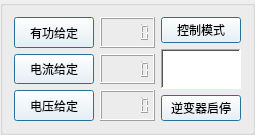
              <widget class="QGroupBox" name="groupBox_2">
               <property name="maximumSize">
                <size>
                 <width>370</width>
                 <height>200</height>
                </size>
               </property>
               <property name="title">
                <string/>
               </property>
               <layout class="QHBoxLayout" name="horizontalLayout_24">
                <item>
                 <layout class="QVBoxLayout" name="verticalLayout_16">
                  <item>
                   <widget class="QPushButton" name="set_Active_Power_Btn">
                    <property name="sizePolicy">
                     <sizepolicy hsizetype="Minimum" vsizetype="Minimum">
                      <horstretch>0</horstretch>
                      <verstretch>0</verstretch>
                     </sizepolicy>
                    </property>
                    <property name="maximumSize">
                     <size>
                      <width>100</width>
                      <height>50</height>
                     </size>
                    </property>
                    <property name="styleSheet">
                     <string notr="true">font: 12pt &quot;04b_21&quot;;
background-color: rgb(255, 255, 255);</string>
                    </property>
                    <property name="text">
                     <string>有功给定</string>
                    </property>
                    <property name="default">
                     <bool>true</bool>
                    </property>
                   </widget>
                  </item>
                  <item>
                   <widget class="QPushButton" name="set_Current_Btn">
                    <property name="sizePolicy">
                     <sizepolicy hsizetype="Minimum" vsizetype="Minimum">
                      <horstretch>0</horstretch>
                      <verstretch>0</verstretch>
                     </sizepolicy>
                    </property>
                    <property name="maximumSize">
                     <size>
                      <width>100</width>
                      <height>50</height>
                     </size>
                    </property>
                    <property name="styleSheet">
                     <string notr="true">font: 12pt &quot;04b_21&quot;;
background-color: rgb(255, 255, 255);</string>
                    </property>
                    <property name="text">
                     <string>电流给定</string>
                    </property>
                    <property name="default">
                     <bool>true</bool>
                    </property>
                   </widget>
                  </item>
                  <item>
                   <widget class="QPushButton" name="set_Voltage_Btn">
                    <property name="sizePolicy">
                     <sizepolicy hsizetype="Minimum" vsizetype="Minimum">
                      <horstretch>0</horstretch>
                      <verstretch>0</verstretch>
                     </sizepolicy>
                    </property>
                    <property name="maximumSize">
                     <size>
                      <width>100</width>
                      <height>50</height>
                     </size>
                    </property>
                    <property name="styleSheet">
                     <string notr="true">font: 12pt &quot;04b_21&quot;;
background-color: rgb(255, 255, 255);</string>
                    </property>
                    <property name="text">
                     <string>电压给定</string>
                    </property>
                    <property name="default">
                     <bool>true</bool>
                    </property>
                   </widget>
                  </item>
                 </layout>
                </item>
                <item>
                 <layout class="QVBoxLayout" name="verticalLayout_17">
                  <item>
                   <widget class="QLCDNumber" name="show_Power_Set">
                    <property name="maximumSize">
                     <size>
                      <width>100</width>
                      <height>50</height>
                     </size>
                    </property>
                    <property name="styleSheet">
                     <string notr="true">color: rgb(255, 255, 0);</string>
                    </property>
                    <property name="smallDecimalPoint">
                     <bool>true</bool>
                    </property>
                   </widget>
                  </item>
                  <item>
                   <widget class="QLCDNumber" name="show_Current_Set">
                    <property name="maximumSize">
                     <size>
                      <width>100</width>
                      <height>50</height>
                     </size>
                    </property>
                    <property name="styleSheet">
                     <string notr="true">color: rgb(255, 255, 0);</string>
                    </property>
                    <property name="smallDecimalPoint">
                     <bool>true</bool>
                    </property>
                   </widget>
                  </item>
                  <item>
                   <widget class="QLCDNumber" name="show_Voltage_Set">
                    <property name="maximumSize">
                     <size>
                      <width>100</width>
                      <height>50</height>
                     </size>
                    </property>
                    <property name="styleSheet">
                     <string notr="true">color: rgb(255, 255, 0);</string>
                    </property>
                    <property name="smallDecimalPoint">
                     <bool>true</bool>
                    </property>
                   </widget>
                  </item>
                 </layout>
                </item>
                <item>
                 <layout class="QVBoxLayout" name="verticalLayout_18">
                  <item>
                   <widget class="QPushButton" name="set_Control_Mode_Btn">
                    <property name="sizePolicy">
                     <sizepolicy hsizetype="Minimum" vsizetype="Minimum">
                      <horstretch>0</horstretch>
                      <verstretch>0</verstretch>
                     </sizepolicy>
                    </property>
                    <property name="maximumSize">
                     <size>
                      <width>100</width>
                      <height>50</height>
                     </size>
                    </property>
                    <property name="styleSheet">
                     <string notr="true">font: 12pt &quot;04b_21&quot;;
background-color: rgb(255, 255, 255);</string>
                    </property>
                    <property name="text">
                     <string>控制模式</string>
                    </property>
                    <property name="default">
                     <bool>true</bool>
                    </property>
                   </widget>
                  </item>
                  <item>
                   <widget class="QLabel" name="show_Control_Mode">
                    <property name="sizePolicy">
                     <sizepolicy hsizetype="Minimum" vsizetype="Minimum">
                      <horstretch>0</horstretch>
                      <verstretch>0</verstretch>
                     </sizepolicy>
                    </property>
                    <property name="maximumSize">
                     <size>
                      <width>100</width>
                      <height>40</height>
                     </size>
                    </property>
                    <property name="font">
                     <font>
                      <family>04b_21</family>
                      <pointsize>12</pointsize>
                      <weight>50</weight>
                      <italic>false</italic>
                      <bold>false</bold>
                     </font>
                    </property>
                    <property name="styleSheet">
                     <string notr="true">background-color: rgb(255, 255, 255);
font: 12pt &quot;04b_21&quot;;
color: rgb(0, 0, 0);</string>
                    </property>
                    <property name="frameShape">
                     <enum>QFrame::WinPanel</enum>
                    </property>
                    <property name="frameShadow">
                     <enum>QFrame::Sunken</enum>
                    </property>
                    <property name="text">
                     <string>&lt;html&gt;&lt;head/&gt;&lt;body&gt;&lt;p align=&quot;center&quot;&gt;&lt;br/&gt;&lt;/p&gt;&lt;/body&gt;&lt;/html&gt;</string>
                    </property>
                    <property name="alignment">
                     <set>Qt::AlignCenter</set>
                    </property>
                   </widget>
                  </item>
                  <item>
                   <widget class="QPushButton" name="show_Inverter_Btn">
                    <property name="sizePolicy">
                     <sizepolicy hsizetype="Minimum" vsizetype="Minimum">
                      <horstretch>0</horstretch>
                      <verstretch>0</verstretch>
                     </sizepolicy>
                    </property>
                    <property name="maximumSize">
                     <size>
                      <width>100</width>
                      <height>50</height>
                     </size>
                    </property>
                    <property name="styleSheet">
                     <string notr="true">font: 12pt &quot;04b_21&quot;;
background-color: rgb(255, 255, 255);</string>
                    </property>
                    <property name="text">
                     <string>逆变器启停</string>
                    </property>
                    <property name="default">
                     <bool>true</bool>
                    </property>
                   </widget>
                  </item>
                 </layout>
                </item>
               </layout>
              </widget>
